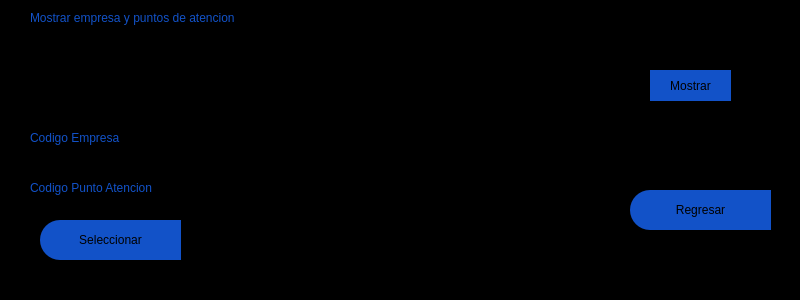
<?xml version="1.0" encoding="UTF-8"?>
<ui version="4.0">
 <class>MainWindow</class>
 <widget class="QMainWindow" name="MainWindow">
  <property name="geometry">
   <rect>
    <x>0</x>
    <y>0</y>
    <width>800</width>
    <height>300</height>
   </rect>
  </property>
  <property name="minimumSize">
   <size>
    <width>800</width>
    <height>300</height>
   </size>
  </property>
  <property name="maximumSize">
   <size>
    <width>800</width>
    <height>300</height>
   </size>
  </property>
  <property name="contextMenuPolicy">
   <enum>Qt::DefaultContextMenu</enum>
  </property>
  <property name="windowTitle">
   <string>Editar_curso</string>
  </property>
  <property name="styleSheet">
   <string notr="true"/>
  </property>
  <widget class="QWidget" name="centralwidget">
   <property name="maximumSize">
    <size>
     <width>800</width>
     <height>300</height>
    </size>
   </property>
   <widget class="QFrame" name="frame">
    <property name="geometry">
     <rect>
      <x>0</x>
      <y>0</y>
      <width>800</width>
      <height>400</height>
     </rect>
    </property>
    <property name="minimumSize">
     <size>
      <width>800</width>
      <height>400</height>
     </size>
    </property>
    <property name="maximumSize">
     <size>
      <width>800</width>
      <height>300</height>
     </size>
    </property>
    <property name="styleSheet">
     <string notr="true">QFrame{
background-color: rgb(0, 0, 0);
}



QLabel{
color: rgb(18, 82, 200);

font: 75 12pt &quot;Arial Black&quot;;
	
}

QLabel:hover{
color: white;


font: 75 12pt &quot;Arial Black&quot;;
}

QLineEdit{
background-color: rgb(0, 0, 0);
color: rgb(255, 255, 255);

font: 75 12pt &quot;Arial&quot;;
	
}

QTextEdit{
background-color: rgb(0, 0, 0);
color: rgb(255, 255, 255);

font: 75 12pt &quot;Arial&quot;;
	
}
</string>
    </property>
    <property name="frameShape">
     <enum>QFrame::StyledPanel</enum>
    </property>
    <property name="frameShadow">
     <enum>QFrame::Raised</enum>
    </property>
    <widget class="QPushButton" name="bt_regresar">
     <property name="geometry">
      <rect>
       <x>630</x>
       <y>190</y>
       <width>141</width>
       <height>40</height>
      </rect>
     </property>
     <property name="minimumSize">
      <size>
       <width>100</width>
       <height>40</height>
      </size>
     </property>
     <property name="styleSheet">
      <string notr="true">QPushButton{
background-color: rgb(18, 82, 200);
border-top-left-radius: 20px;
border-bottom-left-radius: 20px;

font: 75 11pt &quot;Arial Black&quot;;
	
}

QPushButton:hover{
background-color: white;
border-top-left-radius: 20px;
border-bottom-left-radius: 20px;

font: 75 11pt &quot;Arial Black&quot;;
}</string>
     </property>
     <property name="text">
      <string>Regresar</string>
     </property>
     <property name="icon">
      <iconset>
       <normaloff>../../IPC2_Proyecto1_201445840/pngfind.com-back-png-1934895.png</normaloff>../../IPC2_Proyecto1_201445840/pngfind.com-back-png-1934895.png</iconset>
     </property>
     <property name="iconSize">
      <size>
       <width>32</width>
       <height>32</height>
      </size>
     </property>
    </widget>
    <widget class="QLabel" name="label_8">
     <property name="geometry">
      <rect>
       <x>30</x>
       <y>0</y>
       <width>400</width>
       <height>35</height>
      </rect>
     </property>
     <property name="minimumSize">
      <size>
       <width>400</width>
       <height>35</height>
      </size>
     </property>
     <property name="maximumSize">
      <size>
       <width>200</width>
       <height>30</height>
      </size>
     </property>
     <property name="text">
      <string>Mostrar empresa y puntos de atencion</string>
     </property>
    </widget>
    <widget class="QLineEdit" name="lineEditempresa">
     <property name="geometry">
      <rect>
       <x>260</x>
       <y>130</y>
       <width>231</width>
       <height>20</height>
      </rect>
     </property>
    </widget>
    <widget class="QPushButton" name="btnmostrar">
     <property name="geometry">
      <rect>
       <x>650</x>
       <y>70</y>
       <width>81</width>
       <height>31</height>
      </rect>
     </property>
     <property name="styleSheet">
      <string notr="true">QPushButton{
background-color: rgb(18, 82, 200);
border-top-left-radius: 20px;
border-bottom-left-radius: 20px;

font: 75 11pt &quot;Arial Black&quot;;
	
}

QPushButton:hover{
background-color: white;
border-top-left-radius: 20px;
border-bottom-left-radius: 20px;

font: 75 11pt &quot;Arial Black&quot;;
}</string>
     </property>
     <property name="text">
      <string>Mostrar</string>
     </property>
    </widget>
    <widget class="QLabel" name="label_9">
     <property name="geometry">
      <rect>
       <x>30</x>
       <y>120</y>
       <width>200</width>
       <height>35</height>
      </rect>
     </property>
     <property name="minimumSize">
      <size>
       <width>200</width>
       <height>35</height>
      </size>
     </property>
     <property name="maximumSize">
      <size>
       <width>200</width>
       <height>30</height>
      </size>
     </property>
     <property name="text">
      <string>Codigo Empresa</string>
     </property>
    </widget>
    <widget class="QTextEdit" name="textEditinfo">
     <property name="geometry">
      <rect>
       <x>30</x>
       <y>40</y>
       <width>591</width>
       <height>71</height>
      </rect>
     </property>
     <property name="html">
      <string>&lt;!DOCTYPE HTML PUBLIC &quot;-//W3C//DTD HTML 4.0//EN&quot; &quot;http://www.w3.org/TR/REC-html40/strict.dtd&quot;&gt;
&lt;html&gt;&lt;head&gt;&lt;meta name=&quot;qrichtext&quot; content=&quot;1&quot; /&gt;&lt;style type=&quot;text/css&quot;&gt;
p, li { white-space: pre-wrap; }
&lt;/style&gt;&lt;/head&gt;&lt;body style=&quot; font-family:'Arial'; font-size:12pt; font-weight:72; font-style:normal;&quot;&gt;
&lt;p style=&quot;-qt-paragraph-type:empty; margin-top:0px; margin-bottom:0px; margin-left:0px; margin-right:0px; -qt-block-indent:0; text-indent:0px;&quot;&gt;&lt;br /&gt;&lt;/p&gt;&lt;/body&gt;&lt;/html&gt;</string>
     </property>
    </widget>
    <widget class="QPushButton" name="btnseleccion">
     <property name="geometry">
      <rect>
       <x>40</x>
       <y>220</y>
       <width>141</width>
       <height>40</height>
      </rect>
     </property>
     <property name="minimumSize">
      <size>
       <width>100</width>
       <height>40</height>
      </size>
     </property>
     <property name="styleSheet">
      <string notr="true">QPushButton{
background-color: rgb(18, 82, 200);
border-top-left-radius: 20px;
border-bottom-left-radius: 20px;

font: 75 11pt &quot;Arial Black&quot;;
	
}

QPushButton:hover{
background-color: white;
border-top-left-radius: 20px;
border-bottom-left-radius: 20px;

font: 75 11pt &quot;Arial Black&quot;;
}</string>
     </property>
     <property name="text">
      <string>Seleccionar</string>
     </property>
     <property name="icon">
      <iconset>
       <normaloff>../../IPC2_Proyecto1_201445840/escritura.png</normaloff>../../IPC2_Proyecto1_201445840/escritura.png</iconset>
     </property>
     <property name="iconSize">
      <size>
       <width>32</width>
       <height>32</height>
      </size>
     </property>
    </widget>
    <widget class="QLabel" name="label_10">
     <property name="geometry">
      <rect>
       <x>30</x>
       <y>170</y>
       <width>200</width>
       <height>35</height>
      </rect>
     </property>
     <property name="minimumSize">
      <size>
       <width>200</width>
       <height>35</height>
      </size>
     </property>
     <property name="maximumSize">
      <size>
       <width>200</width>
       <height>30</height>
      </size>
     </property>
     <property name="text">
      <string>Codigo Punto Atencion</string>
     </property>
    </widget>
    <widget class="QLineEdit" name="lineEditpunto">
     <property name="geometry">
      <rect>
       <x>260</x>
       <y>180</y>
       <width>231</width>
       <height>20</height>
      </rect>
     </property>
    </widget>
   </widget>
  </widget>
 </widget>
 <resources/>
 <connections/>
</ui>
